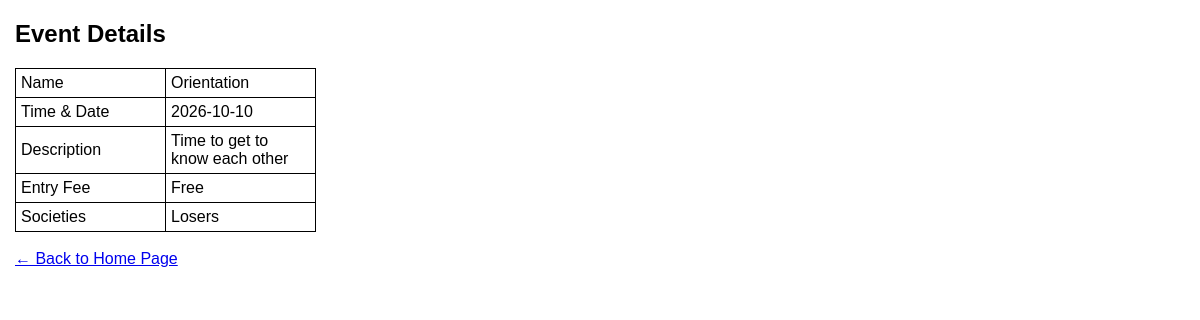
Screenshot of /event/10 with the database file from the repository.
### tables this page shows
CREATE TABLE EVENT(eventID INTEGER PRIMARY KEY AUTOINCREMENT,entryPrice INTEGER,name TEXT NOT NULL UNIQUE,timeDate TEXT,description TEXT,username TEXT,FOREIGN KEY (username) REFERENCES USER(username));

CREATE TABLE SOCIETY(societyID INTEGER PRIMARY KEY AUTOINCREMENT,name TEXT NOT NULL UNIQUE);

### FlaskBackEnd/app.py (the view)
@app.route("/event/<int:eventID>")
def event_detail(eventID):
    event = get_event_by_id(eventID)
    if not event:
        return redirect(url_for("index"))
    societies = get_event_societies(eventID)
    return render_template(
        "event.html",
        event=event,
        societies=societies,
        show_navbar= False # in event dont show navbar, just 'return to index' is there. As assignment asked us to do.
    )

### FlaskBackEnd/support.py (called while the page is built)
def get_db_connection():
        conn = sqlite3.connect("school.db")
        return conn

def get_event_by_id(eventID):  #for home page
    conn = get_db_connection()
    c = conn.cursor()
    c.execute(
        "SELECT name, timeDate, description, entryPrice "
        "FROM EVENT WHERE eventID=?",
        (eventID,)
    )
    event = c.fetchone()
    conn.close()
    return event

def get_event_societies(eventID): # for 'see more'
    conn = get_db_connection()
    c = conn.cursor()
    c.execute(
        "SELECT s.name "
        "FROM SOCIETY s, EVENTSOCIETY es "
        "WHERE s.societyID = es.societyID "
        "AND es.eventID=?",
        (eventID,)
    )
    societies = c.fetchall()
    conn.close()
    return societies

### Front_End/templates/event.html
{% extends 'base.html' %}
{% block header %}
<h1 style="margin-left: 15px">{% block title %}Event Details{% endblock %}</h1>
<link rel="stylesheet" href="../static/mystyle.css">
{% endblock %}
{% block content %}
<table class="styled-table">
    <tr>
        <td>Name</td>
        <td>{{ event[0] }}</td>
    </tr>
    <tr>
        <td>Time & Date</td>
        <td>{{ event[1] }}</td>
    </tr>
    <tr>
        <td>Description</td>
        <td>{{ event[2] }}</td>
    </tr>
    <tr>
        <td>Entry Fee</td>
        <td>{{ event[3] }}</td>
    </tr>
    <tr>
        <td>Societies</td>
        <td>
            {% for s in societies %}
                {{ s[0] }}{% if not loop.last %}, {% endif %}
            {% endfor %}
        </td>
    </tr>
</table>
<br>
<a href="/index" style="margin-left: 15px">← Back to Home Page</a>
{% endblock %}

### Front_End/static/mystyle.css (style rules this page uses)
* { box-sizing: border-box; font-family: Arial, Helvetica, sans-serif; }
body { margin: 0; font-family: Arial, Helvetica, sans-serif; }
.styled-table { border-collapse: collapse; margin: 0 15px; }
.styled-table th,td { border: 1px solid black; padding: 5px 5px; width: 150px; }

### rows the page displays
EVENT: name "Orientation", timeDate "2026-10-10", description "Time to get to know each other", entryPrice "Free"
SOCIETY: name "Losers"
